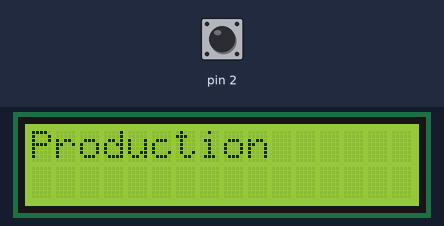
The sketch below on a simulated Arduino Uno, built with avr-gcc and run on an emulated ATmega328P. Shown: 16×2 character LCD. The test bench sets the inputs (shaded band); at power-on: pin 2 HIGH.

Above: at 1.3 s.
1.4 s: pin 2 pulled LOW for 0.15 s
At 2.6 s:
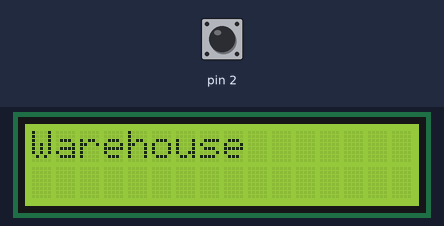
3.0 s: pin 2 pulled LOW for 1 s
At 4.2 s:
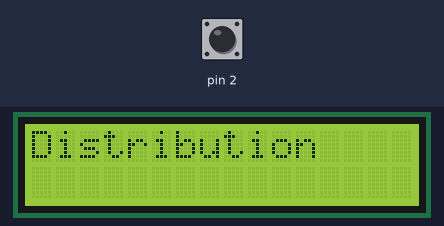
5.5 s: pin 2 pulled LOW for 0.15 s
At 5.9 s:
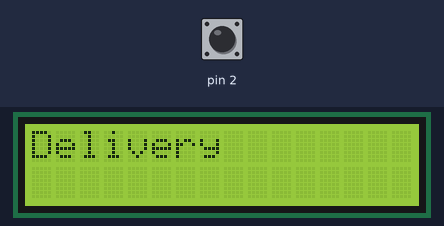
7.1 s: pin 2 pulled LOW for 3.2 s
At 8.4 s:
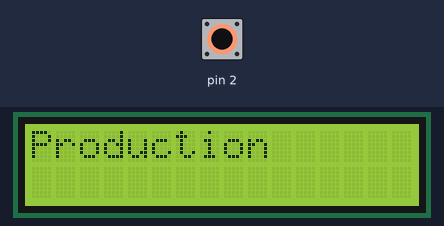
11.8 s: pin 2 pulled LOW for 0.15 s
At 11.81 s:
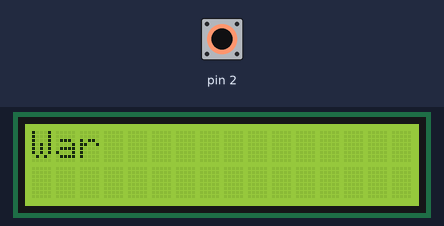
13.4 s: pin 2 pulled LOW for 1 s
At 14.4 s:
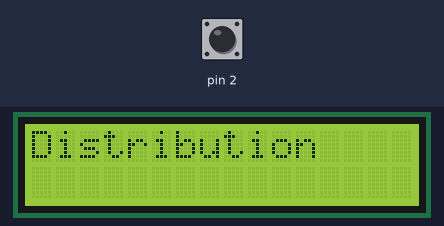
Timing chart, 0 to 16.4 s (numbered marks = the images above; inputs shaded):
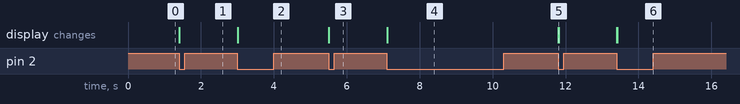

Measured:
- after the input at 1.4 s, the display: first changes at once (image 1 shows a later state)
- after the input at 3.0 s, the display: changes at once (image 2)
- after the input at 5.5 s, the display: first changes at once (image 3 shows a later state)
- after the input at 7.1 s, the display: first changes at once (image 4 shows a later state)
- after the input at 11.8 s, the display: changes at once (image 5)
- after the input at 13.4 s, the display: first changes at once (image 6 shows a later state)

The sketch:

SupplyChain.ino
```cpp
#include <Arduino_FreeRTOS.h>
#include <semphr.h>
#include <LiquidCrystal_I2C.h>
#include <SoftwareSerial.h>
#include <MFRC522.h>
#include <SPI.h>

#define RX_PIN 5           // bt module TXD pin
#define TX_PIN 6           // bt module RXD pin
#define RST_PIN 9          // Configurable, see typical pin layout above
#define SS_PIN 10          // Configurable, see typical pin layout above

MFRC522 mfrc522(SS_PIN, RST_PIN);   // Create MFRC522 instance
LiquidCrystal_I2C lcd(0x3f, 16, 2); // Create Lcd monitor instance
SoftwareSerial bluetooth(RX_PIN, TX_PIN, false); // Create bluetooth instance

char buf[48];                       // Message buffer
int chainPos = 0;                   // Supply chain position
char chainNode[16] = "Production";  // Supply chain node
long debouncing_time = 150;
volatile unsigned long last_micros;
bool interrupt = false;

MFRC522::MIFARE_Key key;
SemaphoreHandle_t interruptSemaphore;

TaskHandle_t TaskHandle;

/*
 *  INIT SETUP
 */
void setup() {
  lcd.init();                       // Init Lcd monitor
  lcd.backlight();
  lcd.setCursor(0, 0);
  lcd.print(chainNode);
  bluetooth.begin(4800);            // Init bluetooth module
  pinMode(2, INPUT_PULLUP);
  // Prepare key - all keys are set to FFFFFFFFFFFFh at chip delivery from the factory.
  for (byte i = 0; i < 6; i++) key.keyByte[i] = 0xFF;
  xTaskCreate(TaskReadCard, "ReadCard", 128, NULL, 0, NULL);
  xTaskCreate(TaskChainNode, "ChainNode", 180, NULL, 0, &TaskHandle);
  vTaskSuspend(TaskHandle);
  interruptSemaphore = xSemaphoreCreateBinary();
  if (interruptSemaphore != NULL) {
    attachInterrupt(digitalPinToInterrupt(2), debounceInterrupt, LOW);
  }
  Serial.begin(9600);               // Initialize serial communications with the PC
  SPI.begin();                      // Init SPI bus
  mfrc522.PCD_Init();               // Init MFRC522 card
}

/*
 *  MAIN LOOP
 */
void loop() {
  if (digitalRead(2) == HIGH && interrupt == true) {
    interrupt = false;
    attachInterrupt(digitalPinToInterrupt(2), debounceInterrupt, LOW);
  }
}

/*
 *  READ RFID CARD
 */
void TaskReadCard(void *pvParameters) {
  (void) pvParameters;
  char uid[9] = "";
  byte nib1, nib2;

  for (;;) {
    // Reset the loop if no new card present on the sensor/reader
    if (mfrc522.PICC_IsNewCardPresent() && mfrc522.PICC_ReadCardSerial()) {
      for (byte i = 0; i < mfrc522.uid.size; i++) {
        nib1 = (mfrc522.uid.uidByte[i] >> 4) & 0x0F;
        nib2 = (mfrc522.uid.uidByte[i] >> 0) & 0x0F;
        uid[i*2+0] = nib1  < 0xA ? '0' + nib1  : 'A' + nib1  - 0xA;
        uid[i*2+1] = nib2  < 0xA ? '0' + nib2  : 'A' + nib2  - 0xA;
      }
      uid[mfrc522.uid.size*2] = '\0';

      strcpy(buf, "{node:\"");
      strcat(buf, chainNode);
      strcat(buf, "\", obj:\"");
      strcat(buf, uid);
      strcat(buf, "\"}");
      bluetooth.println(buf);

      mfrc522.PICC_HaltA();
      mfrc522.PCD_StopCrypto1();
    }
  }
}

/*
 *  CHANGE SUPPLY CHAIN NODE
 */
void TaskChainNode(void *pvParameters) {
  (void) pvParameters;
  for (;;) {
    chainPos = (chainPos + 1) % 4;
    switch (chainPos) {
      case 0:
        strcpy(chainNode, "Production"); break;
      case 1:
        strcpy(chainNode, "Warehouse"); break;
      case 2:
        strcpy(chainNode, "Distribution"); break;
      case 3:
        strcpy(chainNode, "Delivery"); break;
    }
    lcd.clear();
    lcd.print(chainNode);
    vTaskSuspend(TaskHandle);
  }
}

void debounceInterrupt() {
  interrupt = true;
  detachInterrupt(digitalPinToInterrupt(2));
  xTaskResumeFromISR(TaskHandle);
}
```
